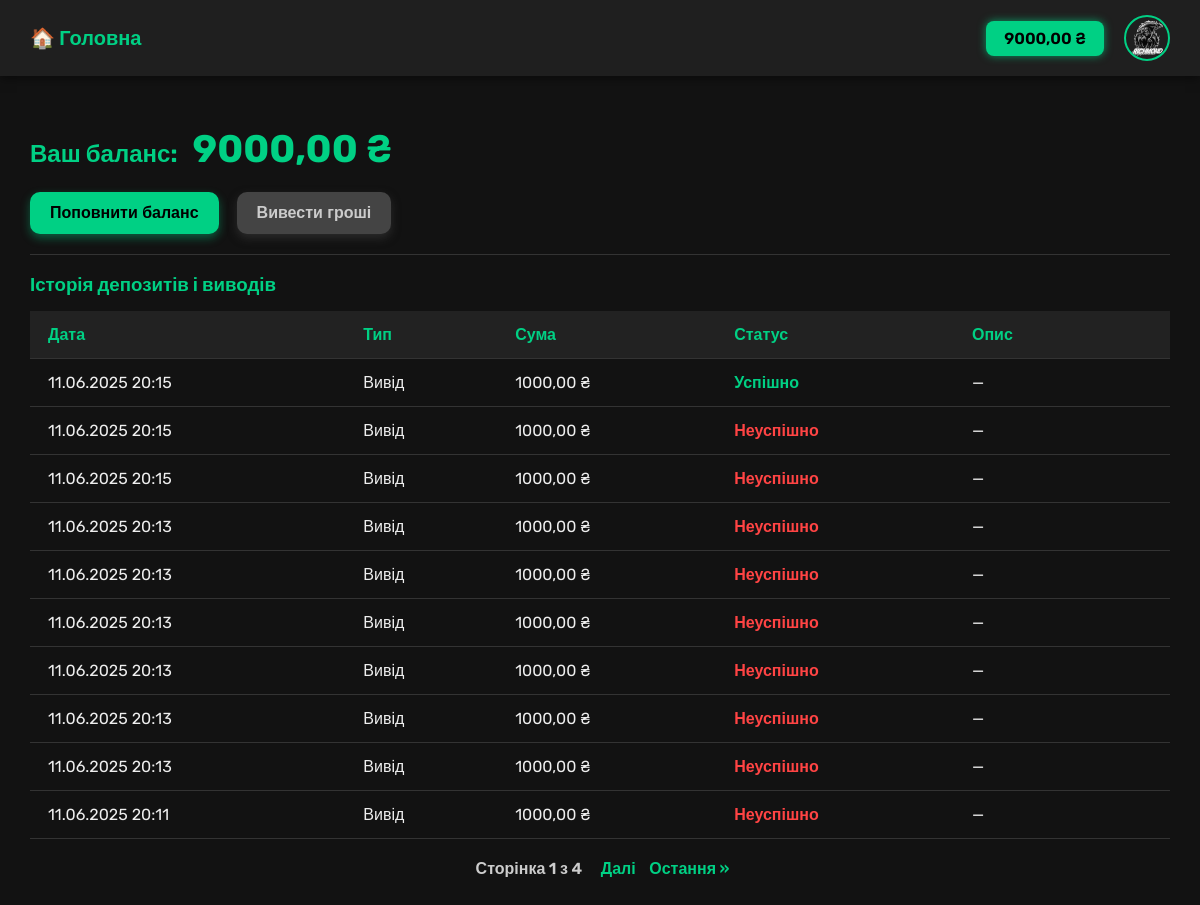
Before: /balance/ (signed in) with the older database file.
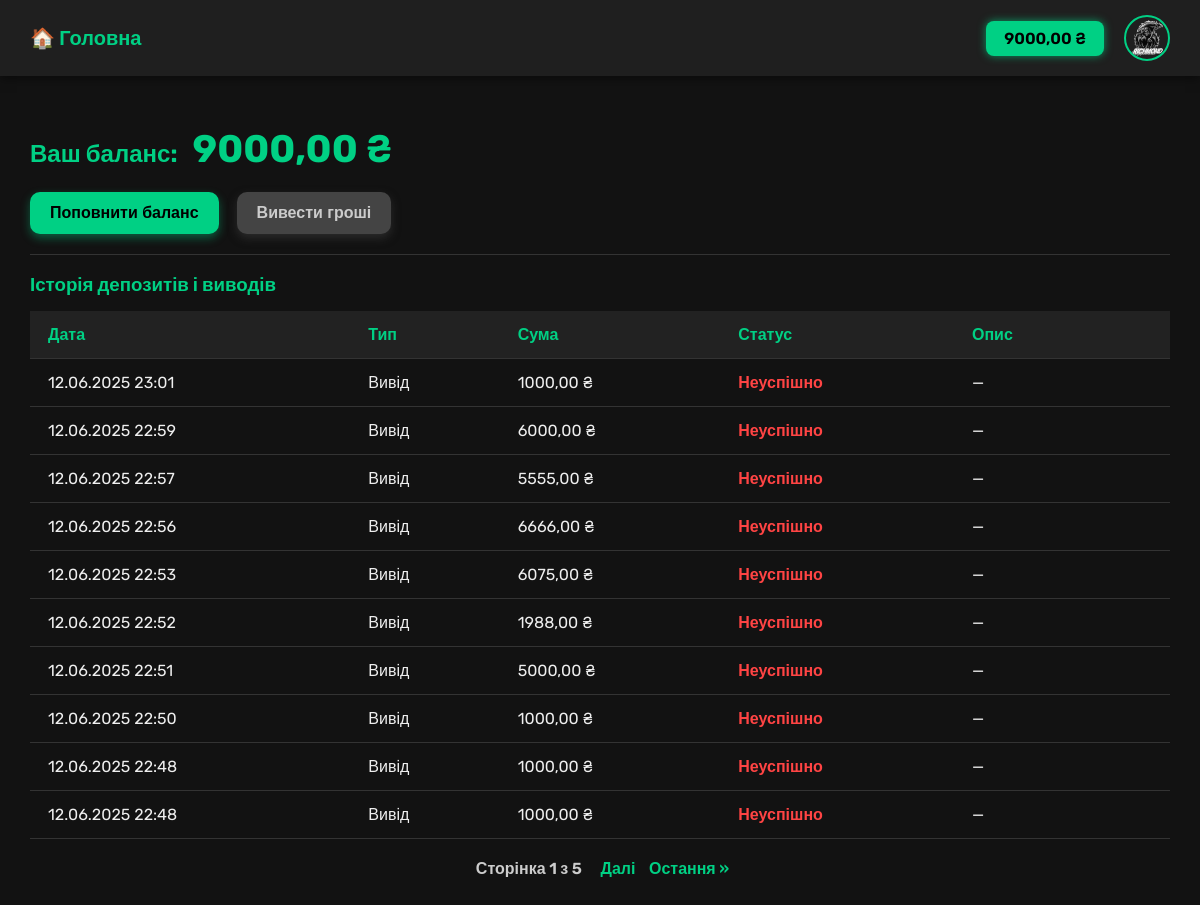
After: the same page with the newer database file.
### accounts/models.py (models this page shows, shortened)
class Transaction(models.Model):
    TRANSACTION_TYPES = [
        ('deposit', 'Поповнення'),
        ('withdrawal', 'Вивід'),
    ]
    STATUS_CHOICES = [
        ('pending', 'Очікує'),
        ('completed', 'Завершено'),
        ('failed', 'Відхилено'),
    ]
    user = models.ForeignKey(settings.AUTH_USER_MODEL, on_delete=models.CASCADE, related_name='transactions')
    transaction_type = models.CharField(max_length=10, choices=TRANSACTION_TYPES)
    amount = models.DecimalField(max_digits=10, decimal_places=2)
    status = models.CharField(max_length=10, choices=STATUS_CHOICES, default='pending')
    created_at = models.DateTimeField(auto_now_add=True)
    description = models.TextField(blank=True, null=True)  # приклади: "MonoBank", "Картка ****1234", "Скрін"

### accounts/views.py (the view)
# urls.py: path('balance/', accounts_views.balance_view, name='balance'),
@login_required
def balance_view(request):
    transactions = list(request.user.transactions.order_by('-created_at'))
    pending_withdrawals = list(
        request.user.withdrawals.filter(status='pending').order_by('-created_at')
    )
    for t in transactions:
        t.item_type = 'transaction'
        t.transaction_type_display = t.get_transaction_type_display()
    for w in pending_withdrawals:
        w.item_type = 'withdrawal'
        w.transaction_type_display = 'Вивід'
    all_items = sorted(transactions + pending_withdrawals, key=lambda x: x.created_at, reverse=True)
    paginator = Paginator(all_items, 10)  # 10 елементів на сторінку
    page_number = request.GET.get('page')
    page_obj = paginator.get_page(page_number)
    return render(request, 'accounts/balance.html', {'page_obj': page_obj})

### accounts/templates/accounts/balance.html (shortened to what this page needs)
{% extends 'base.html' %}
{% block content %}
<h2 style="margin-bottom: 20px; font-weight: 700; color: #00d084;">
    Ваш баланс:
    <span class="custom-balance" style="font-size: 1.6em; margin-left: 10px;">
        {{ request.user.balance|floatformat:2 }} ₴
    </span>
</h2>
<div style="margin: 20px 0; display: flex; gap: 18px;">
    <button class="btn-action" id="btn-top-up">Поповнити баланс</button>
    <a href="{% url 'withdraw' %}"><button class="btn-action btn-secondary">Вивести гроші</button></a>
</div>
<hr class="separator">
<h3 style="margin-bottom: 15px; color: #00d084;">Історія депозитів і виводів</h3>
{% if page_obj %}
<table class="transactions-table" role="table" aria-label="Історія транзакцій">
    <thead>
        <tr>
            <th scope="col">Дата</th>
            <th scope="col">Тип</th>
            <th scope="col">Сума</th>
            <th scope="col">Статус</th>
            <th scope="col">Опис</th>
        </tr>
    </thead>
    <tbody>
        {% for t in page_obj %}
        <tr>
            <td>{{ t.created_at|date:"d.m.Y H:i" }}</td>
            <td>{{ t.transaction_type_display }}</td>
            <td>{{ t.amount }} ₴</td>
            <td>
                {% if t.item_type == 'transaction' %}
                    {% if t.status == 'pending' %}
                        <span style="color: #ffa500; font-weight: 700;">Очікує</span>
                    {% elif t.status == 'completed' %}
                        <span style="color: #00d084; font-weight: 700;">Успішно</span>
                    {% elif t.status == 'failed' %}
                        <span style="color: #ff4444; font-weight: 700;">Неуспішно</span>
                    {% else %}
                        {{ t.get_status_display }}
                    {% endif %}
                {% endif %}
            </td>
            <td>
                {% if t.item_type == 'withdrawal' and t.status == 'pending' %}
                <form action="{% url 'cancel_withdrawal' t.id %}" method="post" style="display: inline;">
                    {% csrf_token %}
                    <button type="submit" class="btn-cancel">Скасувати</button>
                </form>
                {% else %}
                {{ t.description|default:"—" }}
                {% endif %}
            </td>
        </tr>
        {% endfor %}
    </tbody>
</table>
<div class="pagination">
    <span class="step-links">
        <span class="current-page">
            Сторінка {{ page_obj.number }} з {{ page_obj.paginator.num_pages }}
        </span>
        {% if page_obj.has_next %}
            <a href="?page={{ page_obj.next_page_number }}">Далі</a>
            <a href="?page={{ page_obj.paginator.num_pages }}">Остання &raquo;</a>
        {% endif %}
    </span>
</div>
{% else %}
<p style="margin-top: 12px; font-style: italic; color: #888;">Історія транзакцій порожня.</p>
{% endif %}
{% endblock %}

Changed rows visible on the page:
no longer on this page (row unchanged): Transaction: created_at "11.06.2025 20:15", transaction_type_display "Вивід", amount "1000,00", status "Успішно", description "—"
no longer on this page (row unchanged): Transaction: created_at "11.06.2025 20:15", transaction_type_display "Вивід", amount "1000,00", status "Неуспішно", description "—"
no longer on this page (row unchanged): Transaction: created_at "11.06.2025 20:15", transaction_type_display "Вивід", amount "1000,00", status "Неуспішно", description "—"
no longer on this page (row unchanged): Transaction: created_at "11.06.2025 20:13", transaction_type_display "Вивід", amount "1000,00", status "Неуспішно", description "—"
no longer on this page (row unchanged): Transaction: created_at "11.06.2025 20:13", transaction_type_display "Вивід", amount "1000,00", status "Неуспішно", description "—"
no longer on this page (row unchanged): Transaction: created_at "11.06.2025 20:13", transaction_type_display "Вивід", amount "1000,00", status "Неуспішно", description "—"
no longer on this page (row unchanged): Transaction: created_at "11.06.2025 20:13", transaction_type_display "Вивід", amount "1000,00", status "Неуспішно", description "—"
no longer on this page (row unchanged): Transaction: created_at "11.06.2025 20:13", transaction_type_display "Вивід", amount "1000,00", status "Неуспішно", description "—"
no longer on this page (row unchanged): Transaction: created_at "11.06.2025 20:13", transaction_type_display "Вивід", amount "1000,00", status "Неуспішно", description "—"
no longer on this page (row unchanged): Transaction: created_at "11.06.2025 20:11", transaction_type_display "Вивід", amount "1000,00", status "Неуспішно", description "—"
added Transaction: created_at "12.06.2025 23:01", transaction_type_display "Вивід", amount "1000,00", status "Неуспішно", description "—"
added Transaction: created_at "12.06.2025 22:59", transaction_type_display "Вивід", amount "6000,00", status "Неуспішно", description "—"
added Transaction: created_at "12.06.2025 22:57", transaction_type_display "Вивід", amount "5555,00", status "Неуспішно", description "—"
added Transaction: created_at "12.06.2025 22:56", transaction_type_display "Вивід", amount "6666,00", status "Неуспішно", description "—"
added Transaction: created_at "12.06.2025 22:53", transaction_type_display "Вивід", amount "6075,00", status "Неуспішно", description "—"
added Transaction: created_at "12.06.2025 22:52", transaction_type_display "Вивід", amount "1988,00", status "Неуспішно", description "—"
added Transaction: created_at "12.06.2025 22:51", transaction_type_display "Вивід", amount "5000,00", status "Неуспішно", description "—"
added Transaction: created_at "12.06.2025 22:50", transaction_type_display "Вивід", amount "1000,00", status "Неуспішно", description "—"
added Transaction: created_at "12.06.2025 22:48", transaction_type_display "Вивід", amount "1000,00", status "Неуспішно", description "—"
added Transaction: created_at "12.06.2025 22:48", transaction_type_display "Вивід", amount "1000,00", status "Неуспішно", description "—"
Other visible differences:
{{ page_obj.paginator.num_pages }}: "4" → "5"
